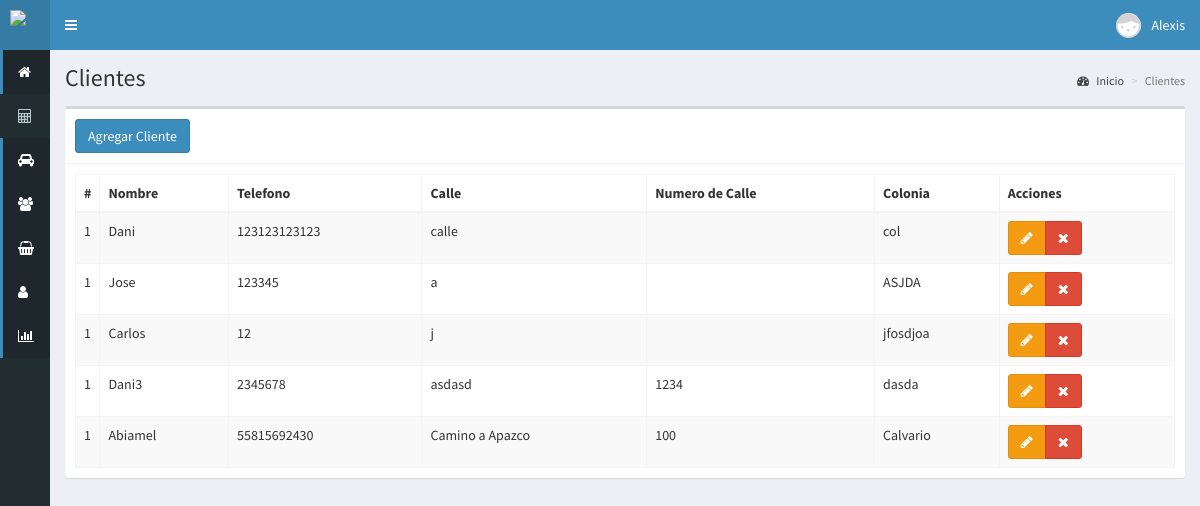
The app's page /clientes (signed in) with its own data.
### tables this page shows
CREATE TABLE `cliente` (
  `id_c` int(11) NOT NULL,
  `nombre` varchar(60) DEFAULT NULL,
  `telefono` varchar(15) DEFAULT NULL,
  `calle` varchar(255) DEFAULT NULL,
  `numero` varchar(5) DEFAULT NULL,
  `colonia` varchar(255) DEFAULT NULL
);

### controladores/plantilla.controlador.php (called while the page is built)
<?php
class ControladorPlantilla{
	public static function ctrPlantilla(){
		include "vistas/plantilla.php";
	}
}

### index.php (called while the page is built, shortened)
<?php
require_once "controladores/plantilla.controlador.php";
require_once "controladores/clientes.controlador.php";
require_once "controladores/servicio.controlador.php";
require_once "modelos/clientes.modelo.php";
$plantilla = new ControladorPlantilla();
$plantilla -> ctrPlantilla();

### controladores/clientes.controlador.php (called while the page is built, shortened)
<?php
class ControladorCliente
{
     public static function ctrMostrarClientes($item,$valor){
        $tabla = "cliente";
        $respuesta = ModeloClientes::MdlMostrarClientes($tabla,$item,$valor);
        return $respuesta;
    }
}

### modelos/conexion.php (called while the page is built)
<?php
class Conexion{
	 public static function conectar(){
		$link = new PDO("mysql:host=localhost;dbname=luismart",
			            "root",
			            "");
		$link -> exec("set names utf8");
		return $link;
	}
}

### modelos/clientes.modelo.php (called while the page is built, shortened)
<?php
require_once "conexion.php";
class ModeloClientes
{
	public static function MdlMostrarClientes($tabla, $item, $valor)
	{
		if ($item != null) {
			$stmt = Conexion::conectar()->prepare("SELECT * FROM $tabla WHERE $item = :$item");
			$stmt->bindParam(":" . $item, $valor, PDO::PARAM_STR);
			$stmt->execute();
			return $stmt->fetch();
		} else {
			$stmt = Conexion::conectar()->prepare("SELECT * FROM $tabla");
			$stmt->execute();
			return $stmt->fetchAll();
		}
	}
}

### vistas/modulos/clientes.php (the view, shortened to what this page needs)
  <div class="content-wrapper">
    <section class="content-header">
      <h1>
        Clientes
      </h1>
      <ol class="breadcrumb">
        <li><a href="#"><i class="fa fa-dashboard"></i> Inicio</a></li>
        <li class="active">Clientes</li>
      </ol>
    </section>
  <section class="content">
      <div class="box">
        <div class="box-header with-border">
          <button class="btn btn-primary" data-toggle="modal" data-target="#modalAgregarC2">Agregar Cliente</button>
        </div>
        <div class="box-body">
          <table class="table table-bordered table-striped dt-responsive tablas">
            <thead>
              <tr>
                <th style="width: 10px">#</th>
                <th>Nombre</th>
                <th>Telefono</th>
                <th>Calle</th>
                <th>Numero de Calle</th>
                <th>Colonia</th>
                <th>Acciones</th>
              </tr>
            </thead>
            <tbody>
              <?php
                $item = null;
                $valor = null;
                $clientes = ControladorCliente::ctrMostrarClientes($item,$valor);
                foreach ($clientes as $key =>$value){
                  echo '<tr>
                  <td>1</td>
                  <td>'.$value["nombre"].'</td>
                  <td>'.$value["telefono"].'</td>
                  <td>'.$value["calle"].'</td>
                  <td>'.$value["numero"].'</td>
                  <td>'.$value["colonia"].'</td>
                  <td>
                    <div class="btn-group">
                      <button class="btn btn-warning"><i class="fa fa-pencil"></i></button>
                      <button class="btn btn-danger"><i class="fa fa-times"></i></button>
                    </div>
                  </td>
                </tr>';
                }
             ?>
            </tbody>
          </table>
        </div>
      </div>
  </section>
</div>

### vistas/plantilla.php (shortened to what this page needs)
<!DOCTYPE html>
<html>
<head>
  <link rel="stylesheet" href="vistas/bower_components/bootstrap/dist/css/bootstrap.min.css">
  <link rel="stylesheet" href="vistas/bower_components/font-awesome/css/font-awesome.min.css">
  <link rel="stylesheet" href="vistas/bower_components/Ionicons/css/ionicons.min.css">
  <link rel="stylesheet" href="vistas/dist/css/AdminLTE.css">
  <link rel="stylesheet" href="vistas/dist/css/skins/_all-skins.min.css">
  <link rel="stylesheet" href="vistas/bower_components/datatables.net-bs/css/dataTables.bootstrap.min.css">
  <link rel="stylesheet" href="vistas/bower_components/datatables.net-bs/css/responsive.bootstrap.min.css">
</head>
<body class="hold-transition skin-blue sidebar-collapse sidebar-mini login-page">
  <?php
    if(isset($_SESSION["iniciarSesion"]) && $_SESSION["iniciarSesion"] == "ok"){
     echo '<div class="wrapper">';
    include "modulos/cabezote.php";
    include "modulos/menu.php";
    if(isset($_GET["ruta"])){
      if($_GET["ruta"] == "inicio" ||
         $_GET["ruta"] == "presupuesto" ||
         $_GET["ruta"] == "ver-presupuestos" ||
         $_GET["ruta"] == "vehiculos" ||
         $_GET["ruta"] == "clientes" ||
         $_GET["ruta"] == "ventas" ||
         $_GET["ruta"] == "usuarios" ||
         $_GET["ruta"] == "reportes"||
         $_GET["ruta"] == "salir"){
        include "modulos/".$_GET["ruta"].".php";
      }else{
        include "modulos/404.php";
      }
    }else{
       include "modulos/inicio.php";
    }
    echo '</div>';
  } else{
    include "modulos/login.php";
  }
  ?>
</body>
</html>

### vistas/modulos/cabezote.php (shortened to what this page needs)
<header class="main-header">
  	<a href="inicio" class="logo">
  		<span class="logo-mini">
  			<img src="vistas/img/plantilla/icono-blanco2.png" class="img-responsive"
  			 style="padding: 10px">
  		</span>
  	</a>
  	<nav class="navbar navbar-static-top" role="navegation">
  		<a href="#" class="sidebar-toggle" data-toggle="push-menu" role="button">
  		</a>
  		<div class="navbar-custom-menu">
  			<ul class="nav navbar-nav">
  				<li class="dropdown user user-menu">
  					<a href="#" class="dropdown-toggle" data-toggle="dropdown">
              <?php
                if($_SESSION["foto"]!= ""){
                  echo '<img src="'.$_SESSION["foto"].'" class="user-image">';
                }else{
                  echo '<img src="vistas/img/usuarios/default/anonymous.png" class="user-image">';
                }
              ?>
  						<span class="hidden-xs"><?php echo $_SESSION["nombre"]; ?></span>
  					</a>
  				</li>
  			</ul>
  		</div>
  	</nav>
</header>

### vistas/modulos/menu.php (shortened to what this page needs)
<aside class="main-sidebar">
	<section class="sidebar">
		<ul class="sidebar-menu">
			<li class="active">
				<a href="inicio">
					<i class="fa fa-home"></i>
				</a>
			</li>
			<li class="treeview">
				<a href="">
					<i class="fa fa-calculator"></i>
				</a>
			</li>
			<li class="active">
				<a href="vehiculos">
					<i class="fa fa-car"></i>
				</a>
			</li>
			<li class="active">
				<a href="clientes">
					<i class="fa fa-users"></i>
				</a>
			</li>
			<li class="active">
				<a href="ventas">
					<i class="fa fa-shopping-basket"></i>
				</a>
			</li>
			<li class="active">
				<a href="usuarios">
					<i class="fa fa-user"></i>
				</a>
			</li>
			<li class="active">
				<a href="reportes">
					<i class="fa fa-bar-chart"></i>
				</a>
			</li>
		</ul>
	</section>
</aside>

### records on screen
cliente: nombre "Dani", telefono "123123123123", calle "calle", colonia "col"
cliente: nombre "Jose", telefono "123345", calle "a", colonia "ASJDA"
cliente: nombre "Carlos", telefono "12", calle "j", colonia "jfosdjoa"
cliente: nombre "Dani3", telefono "2345678", calle "asdasd", numero "1234", colonia "dasda"
cliente: nombre "Abiamel", telefono "55815692430", calle "Camino a Apazco", numero "100", colonia "Calvario"

### other values on screen
$_SESSION["nombre"] "Alexis"
